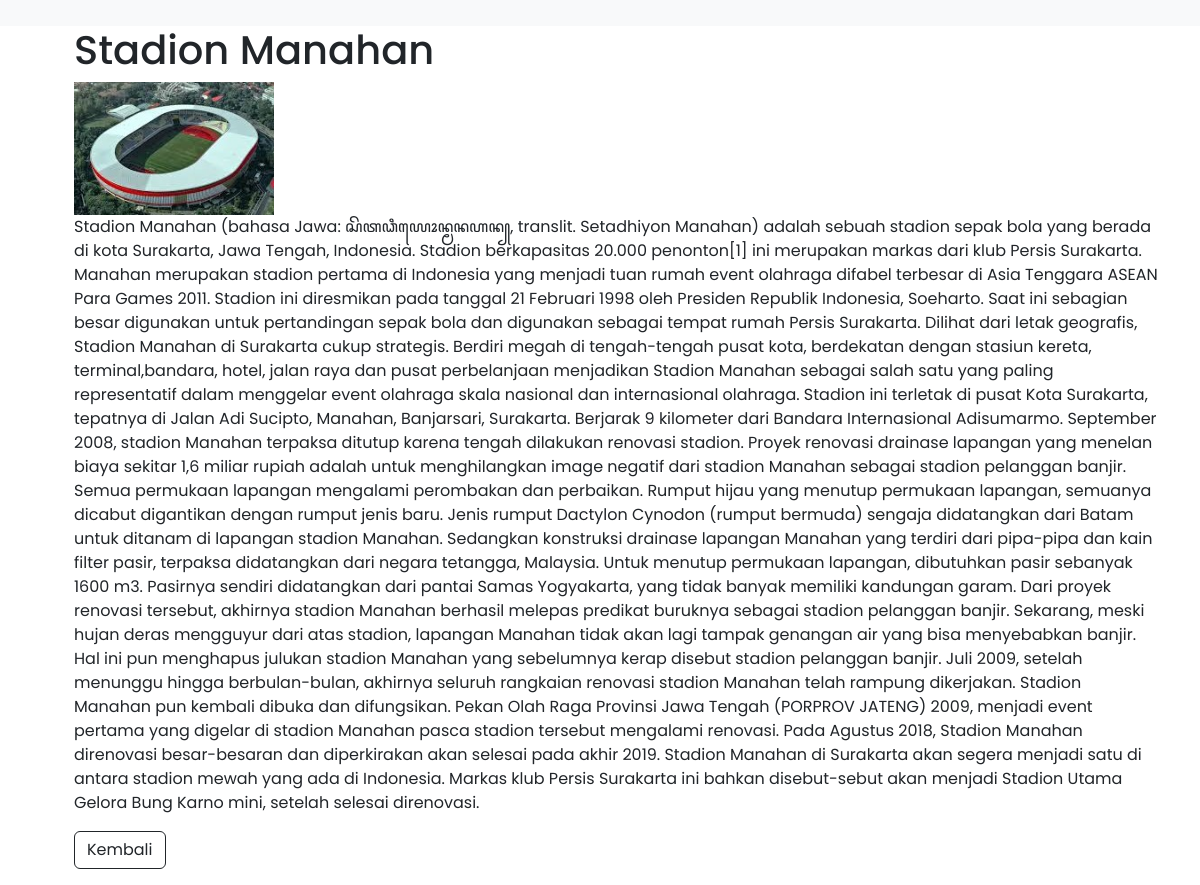
The app's page /tubes/details.php?id=7 with its own data.
### tables this page shows
CREATE TABLE `sport` (
  `id` int NOT NULL,
  `nama` varchar(255) NOT NULL,
  `gambar` varchar(255) NOT NULL,
  `id_kota` int NOT NULL,
  `tahun` year NOT NULL,
  `details` text NOT NULL
);

### tubes/function.php (called while the page is built, shortened)
<?php
    $conn = mysqli_connect('localhost', 'root', '', 'pw2024_tubes_233040047');
function query($query) {
    global $conn;
 $result = mysqli_query($conn, $query);
 $rows = [];
  while($row = mysqli_fetch_assoc($result)) {
      $rows[] = $row;
  }
  return $rows;
}
?>

### tubes/details.php (the view, shortened to what this page needs)
<?php
require 'function.php';
$id = $_GET["id"];
$spt = query("SELECT * FROM sport WHERE id = $id")[0];
?>
<!DOCTYPE html>
<html lang="en">
<head>
  <link href="https://cdn.jsdelivr.net/npm/bootstrap@5.3.3/dist/css/bootstrap.min.css" rel="stylesheet">
  <link rel="stylesheet" href="../css/font.css">
</head>
<body>
  <nav class="navbar navbar-expand-lg navbar-light bg-light">
    <div class="container-fluid">
      </div>
  </nav>
  <div id="container" class="container">
          <ul>
            <h1><?= $spt['nama']; ?></h1>
            <img src="../img/<?= $spt["gambar"]; ?>" width="200">
            <p><?= $spt['details']; ?></p>
            <a href="index.php" class= "btn btn-outline-dark">Kembali</a>
          </ul>
  </div>
</body>
</html>

### records on screen
sport: nama "Stadion Manahan", gambar (picture), details "Stadion Manahan (bahasa Jawa: ꦱꦼꦠꦣꦶꦪꦺꦴꦤ꧀ꦩꦤꦲꦤ꧀, translit. Setadhiyon Manahan) adalah sebuah stadion sepak bola yang berada di kota Surakarta, Jawa Tengah, Indonesia. Stadion berkapasitas 20.000 penonton[1] ini merupakan markas dari klub Persis Surakarta. Manahan merupakan stadion pertama di Indonesia yang menjadi tuan rumah event olahraga difabel terbesar di Asia Tenggara ASEAN Para Games 2011. Stadion ini diresmikan pada tanggal 21 Februari 1998 oleh Presiden Republik Indonesia, Soeharto. Saat ini sebagian besar digunakan untuk pertandingan sepak bola dan digunakan sebagai tempat rumah Persis Surakarta. Dilihat dari letak geografis, Stadion Manahan di Surakarta cukup strategis. Berdiri…"
